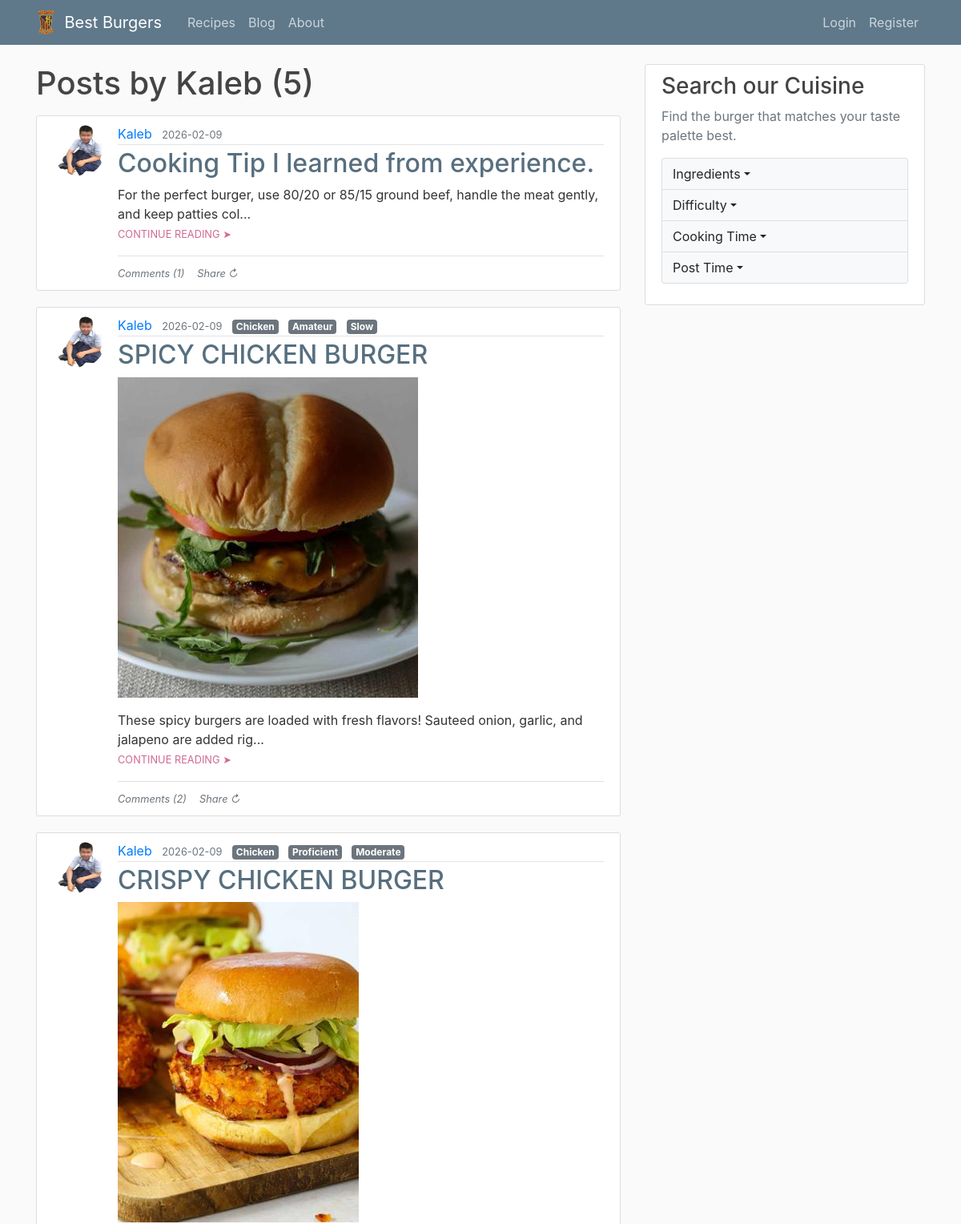
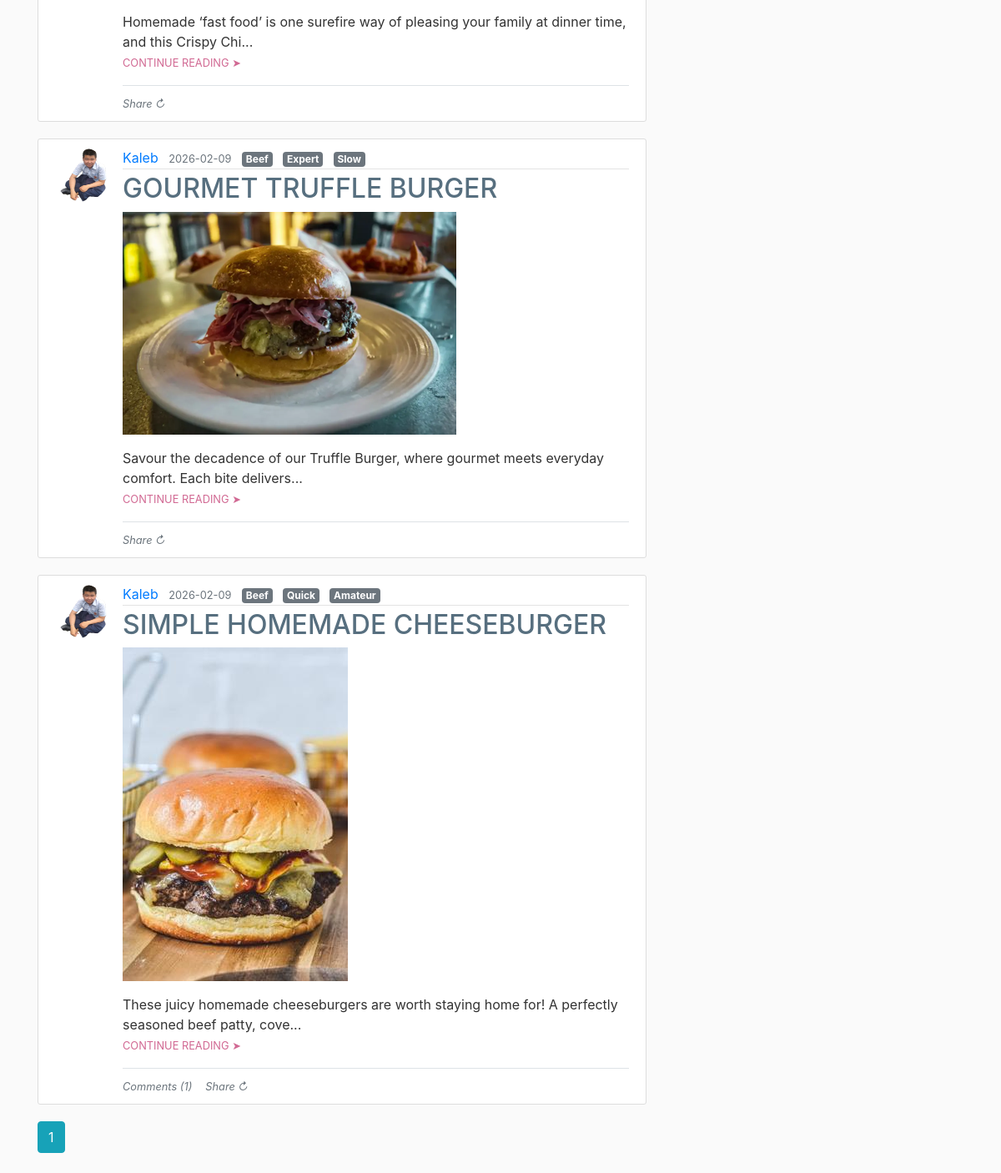
Page /user/Kaleb on the committed database (2 pictures, top to bottom).
### flaskblog/models.py (models this page shows, shortened)
class User(db.Model, UserMixin):
    id = db.Column(db.Integer, primary_key=True) # Primary key for the user table
    username = db.Column(db.String(20), unique=True, nullable=False)
    email = db.Column(db.String(120), unique=True, nullable=False)
    image_file = db.Column(db.String(20), nullable=False, default='default.jpg') # Profile image filename stored in the database
    password = db.Column(db.String(60), nullable=False)
    posts = db.relationship('Post', backref='author', lazy=True)
    is_admin = db.Column(db.Boolean, default=False)

class Post(db.Model):
    id = db.Column(db.Integer, primary_key=True) # Primary key for posts
    title = db.Column(db.String(100), nullable=False)
    date_posted = db.Column(db.DateTime, nullable=False, default=datetime.utcnow)
    content = db.Column(db.Text, nullable=False)
    image_file = db.Column(db.String(20), nullable=True) # Optional image file
    tags = db.Column(db.String(200), nullable=True, default="") # Optional tags users can include on their posts for search filters
    user_id = db.Column(db.Integer, db.ForeignKey('user.id'), nullable=False)
    category = db.Column(db.String(20), nullable=False, default="main")
    comments = db.relationship('Comment', backref='post', lazy=True, cascade="all, delete-orphan")

### flaskblog/users/routes.py (the view)
@users.route("/user/<string:username>")
def user_posts(username):
    page = request.args.get('page', 1, type=int) # Pagination for user-specific posts
    user = User.query.filter_by(username=username).first_or_404() # Fetch user or return 404
    posts = Post.query.filter_by(author=user)\
        .order_by(Post.date_posted.desc())\
        .paginate(page=page, per_page=5)
    return render_template('user_posts.html', posts=posts, user=user)

### flaskblog/__init__.py (called while the page is built)
def create_app(config_class=Config):
    app = Flask(__name__)
    app.config.from_object(Config) # Load configuration settings
    db.init_app(app)
    bcrypt.init_app(app)
    login_manager.init_app(app)
    mail.init_app(app)
    from flaskblog.users.routes import users
    from flaskblog.posts.routes import posts
    from flaskblog.main.routes import main
    from flaskblog.errors.handlers import errors
    app.register_blueprint(users)
    app.register_blueprint(posts)
    app.register_blueprint(main)
    app.register_blueprint(errors)
    @app.context_processor
    def inject_tag_labels():
        return dict(tag_labels=TAG_LABELS)
    with app.app_context():
        db.create_all()
        load_admin_user()
    return app

### flaskblog/templates/user_posts.html
{% extends "layout.html" %}
{% block content %}
    <h1 class="mb-3">Posts by {{ user.username }} ({{ posts.total }})</h1>
    {% for post in posts.items %}
        <article class="media content-section">
          <img class="rounded-circle article-img" src="{{ url_for('static', filename='profile_pics/' + post.author.image_file) }}">
          <div class="media-body">
            <div class="article-metadata">
              <a class="mr-2" href="{{ url_for('users.user_posts', username=post.author.username) }}">{{ post.author.username }}</a>
              <small class="text-muted">{{ post.date_posted.strftime('%Y-%m-%d') }}</small>
              {% for tag in post.tags.split(',') %}
                <span class="badge badge-secondary ml-2">{{ tag_labels.get(tag, tag) }}</span>
              {% endfor %}
            </div>
            <h2><a class="article-title" href="{{ url_for('posts.post', post_id=post.id) }}">{{ post.title }}</a></h2>
            {% if post.image_file %}
            <img class="img-fluid mb-3" src="{{ url_for('static', filename='post_pics/' + post.image_file) }}">
            {% endif %}
            {% if post.content|length > 100 %}
              <p class="article-content"> {{ post.content[:100] }}...
                <small><a class="article-read-more" href="{{ url_for('posts.post', post_id=post.id) }}">CONTINUE READING ➤</a></small> </p>
              {% else %}
                <p class="article-content">{{ post.content }}</p>
            {% endif %}
            <div class="border-top pt-2 mt-2 d-flex align-items-center">
              {% if post.comments|length > 0 %}
                <a class="text-muted mr-3" href="{{ url_for('posts.post', post_id=post.id) }}#comments"><small><i>Comments ({{ post.comments|length }})</i></small></a>
              {% endif %}
              <a href="#" class="copy-link text-muted" data-url="{{ url_for('posts.post', post_id=post.id, _external=True) }}"><small><i class="copy-text">Share ↻</i></small></a>
            </div>
          </div>
        </article>
    {% endfor %}
    {% for page_num in posts.iter_pages(left_edge=1, right_edge=1, left_current=1, right_current=2) %}
      {% if page_num %}
        {% if posts.page == page_num %}
          <a class="btn btn-info mb-4" href="{{ url_for('users.user_posts', username=user.username, page=page_num) }}">{{ page_num }}</a>
        {% else %}
          <a class="btn btn-outline-info mb-4" href="{{ url_for('users.user_posts', username=user.username, page=page_num) }}">{{ page_num }}</a>
        {% endif %}
      {% else %}
        ...
      {% endif %}
    {% endfor %}
{% endblock content %}

### flaskblog/static/main.css (style rules this page uses)
body { background: #fafafa; color: #333333; margin-top: 5rem; }
h1, h2, h3, h4, h5, h6 { color: #444444; }
.content-section { background: #ffffff; padding: 10px 20px; border: 1px solid #dddddd; border-radius: 3px; margin-bottom: 20px; }
.article-title { color: #576F7F; }
.article-content { white-space: pre-line; }
.article-read-more { color: #d16993; }
.article-img { height: 65px; width: 65px; margin-right: 16px; }
.article-metadata { padding-bottom: 1px; margin-bottom: 4px; border-bottom: 1px solid #e3e3e3 }

### rows in the picture
User: username "Kaleb"
Post: image_file (picture), author.username "Kaleb", date_posted "2026-02-09", title "Cooking Tip I learned from experience.", content "For the perfect burger, use 80/20 or 85/15 ground beef, handle the meat gently, and keep patties col", comments|length "1"
Post: image_file (picture), author.username "Kaleb", date_posted "2026-02-09", get "Chicken" "Amateur" "Slow", title "SPICY CHICKEN BURGER", content "These spicy burgers are loaded with fresh flavors! Sauteed onion, garlic, and jalapeno are added rig", comments|length "2"
Post: image_file (picture), author.username "Kaleb", date_posted "2026-02-09", get "Chicken" "Proficient" "Moderate", title "CRISPY CHICKEN BURGER", content "Homemade ‘fast food’ is one surefire way of pleasing your family at dinner time, and this Crispy Chi"
Post: image_file (picture), author.username "Kaleb", date_posted "2026-02-09", get "Beef" "Expert" "Slow", title "GOURMET TRUFFLE BURGER", content "Savour the decadence of our Truffle Burger, where gourmet meets everyday comfort. Each bite delivers"
Post: image_file (picture), author.username "Kaleb", date_posted "2026-02-09", get "Beef" "Quick" "Amateur", title "SIMPLE HOMEMADE CHEESEBURGER", content "These juicy homemade cheeseburgers are worth staying home for! A perfectly seasoned beef patty, cove", comments|length "1"

### other values in the picture
{{ posts.total }} "5"
{{ page_num }} "1"
